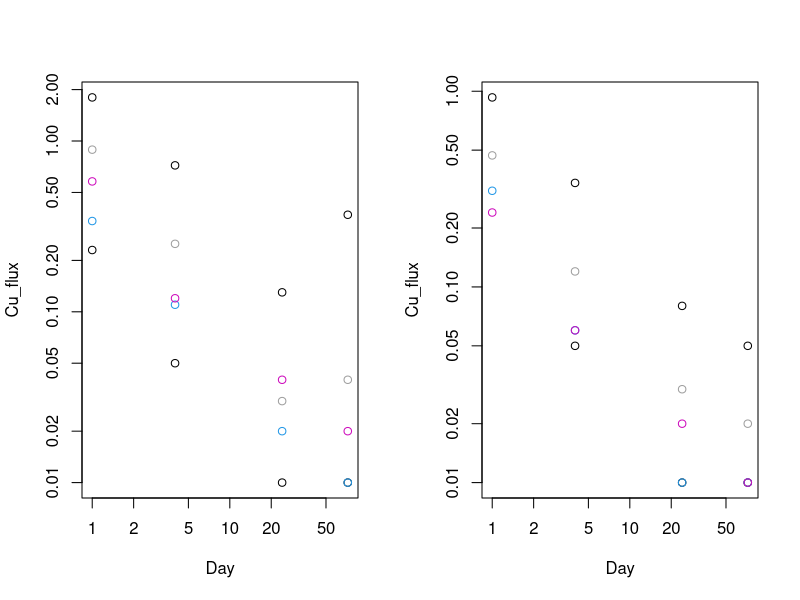
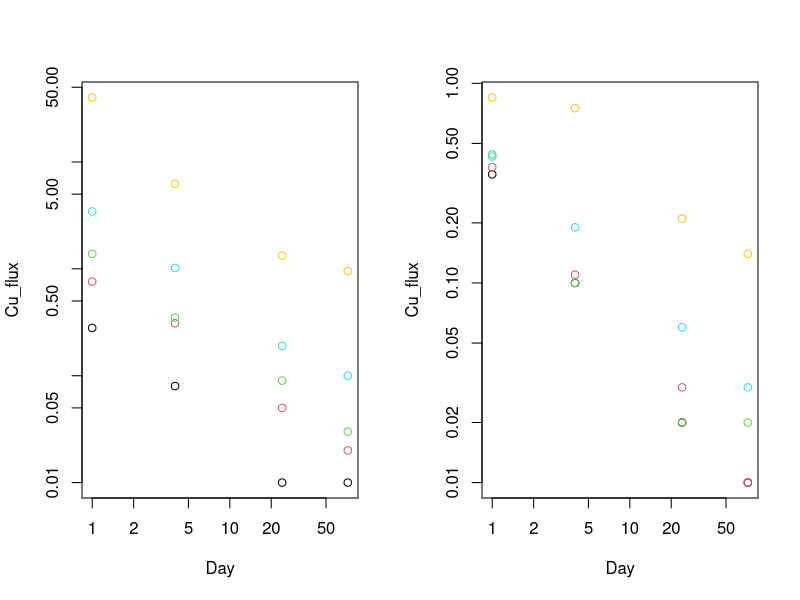
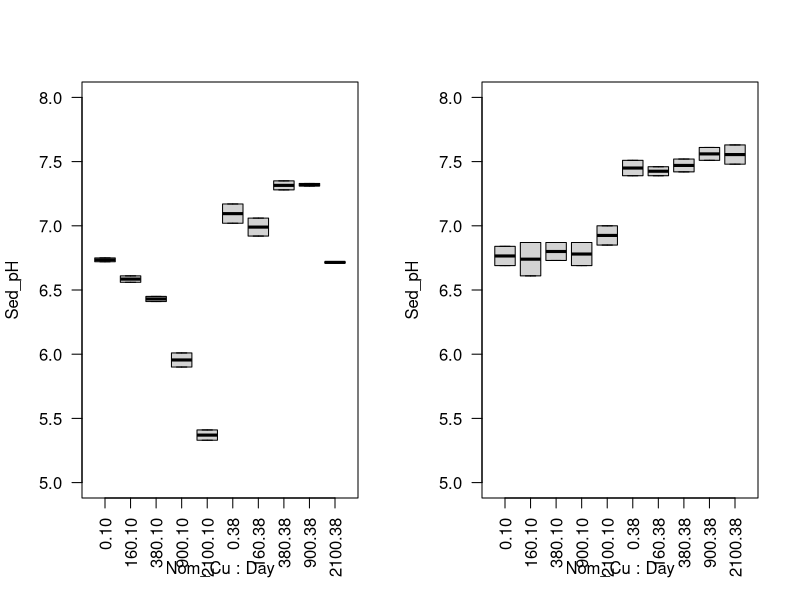
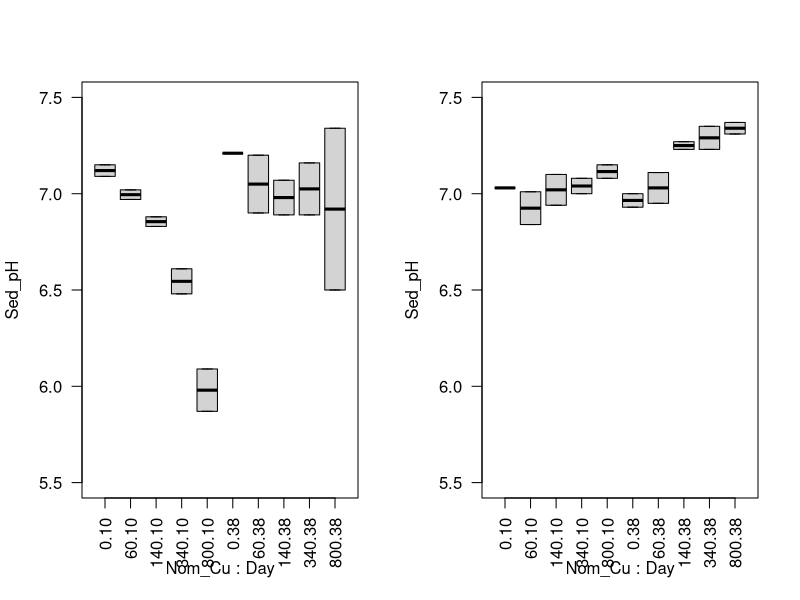
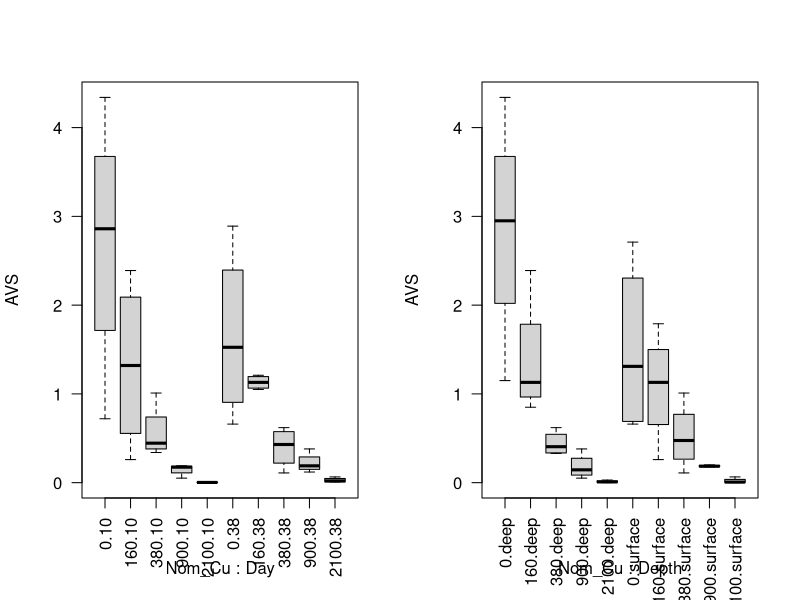
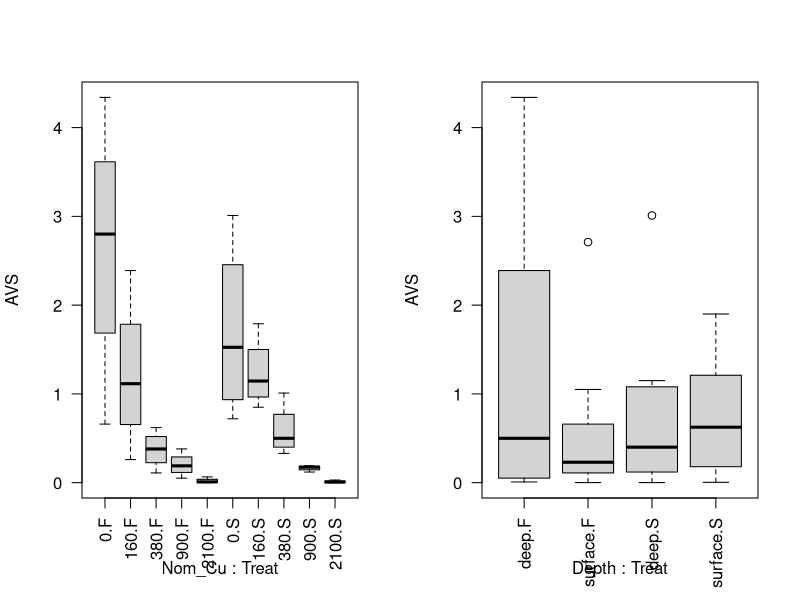
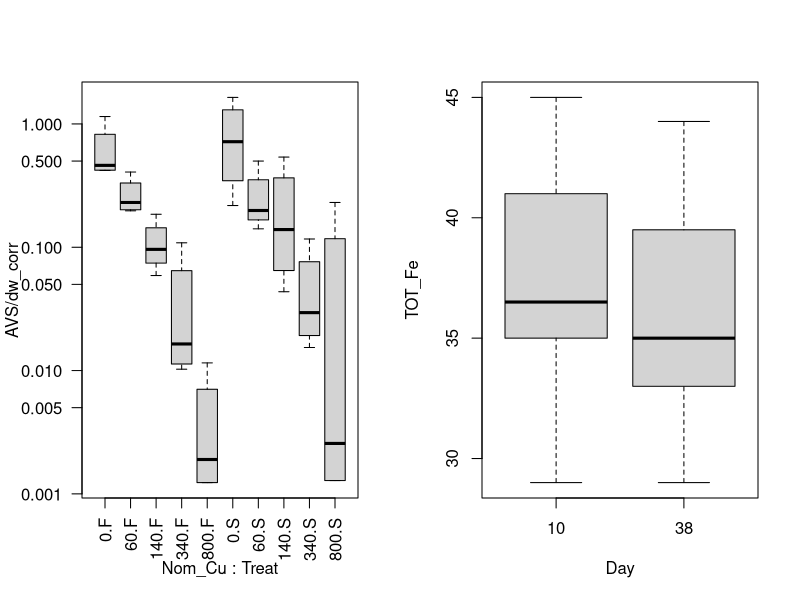
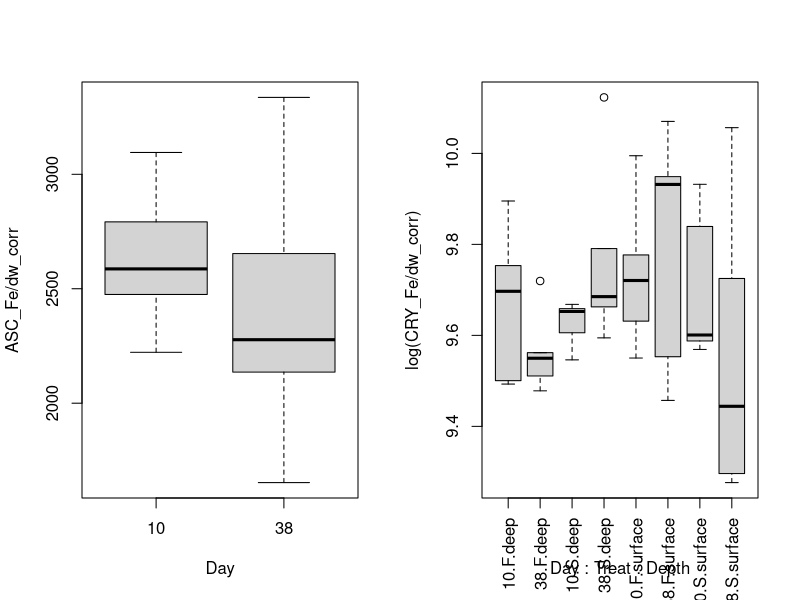

These charts were generated, in order, by the following R code:
## ---- chunk 1
#Flux to surface water
H2OCu <- read.csv(file="Cu_water.csv")
H2OCu$Nom_Cu = factor(H2OCu$Nom_Cu)
summary(H2OCu)
H2O_Ocoee <- subset(H2OCu,Sediment=="Ocoee")
H2O_OcoeeS <- subset(H2O_Ocoee,Treat=="S")
H2O_OcoeeF <- subset(H2O_Ocoee,Treat=="F")
H2O_Dow <- subset(H2OCu,Sediment=="Dow")
H2O_Dow.no0 <- subset(H2O_Dow,Nom_Cu!="0")
H2O_DowS <- subset(H2O_Dow,Treat=="S")
H2O_DowF <- subset(H2O_Dow,Treat=="F")

#Sediment chemistry
Cuchem <- read.csv(file="Cu_sedchem.csv")
Cuchem$Day <- factor(Cuchem$Day)
Cuchem$CRY_Cu <- Cuchem$DITH_Cu - Cuchem$ASC_Cu
Cuchem$CRY_Fe <- Cuchem$DITH_Fe - Cuchem$ASC_Fe
summary(Cuchem)
Ocoee <- subset(Cuchem,Sediment=="Ocoee")
Ocoee$Treat <- Ocoee$Treat[,drop=T]
Ocoee.no0 <- subset(Ocoee,Nom_Cu>0)
OcoeeF <- subset(Ocoee,Treat=="F")
OcoeeS <- subset(Ocoee,Treat=="S")
Dow <- subset(Cuchem,Sediment=="Dow")
Dow$Treat <- Dow$Treat[,drop=T]
Dow.no0 <- subset(Dow,Nom_Cu>0)
DowF <- subset(Dow,Treat=="F")
DowS <- subset(Dow,Treat=="S")
## ---- chunk 2
OFlux <- lm(log(Cu_flux)~(Mean_TOT_Cu)*Treat*log(Day),data=H2O_Ocoee)
shapiro.test(resid(OFlux)) #OK
summary.aov(OFlux)
par(mfrow=c(1,2))
plot(Cu_flux~Day,data=H2O_OcoeeS,log="xy",col=as.numeric(Nom_Cu))
plot(Cu_flux~Day,data=H2O_OcoeeF,log="xy",col=as.numeric(Nom_Cu))
summary(lm(log(Cu_flux)~(Mean_TOT_Cu)+Treat+log(Day),data=H2O_Ocoee))
  exp(0.435) #S fluxes were 1.5x F fluxes

DFlux <- lm(log(Cu_flux)~(Mean_TOT_Cu)*log(Day)*Treat,data=H2O_Dow.no0)
shapiro.test(resid(DFlux)) #OK (had to remove ref for normality)
summary.aov(DFlux)
par(mfrow=c(1,2))
plot(Cu_flux~Day,data=H2O_DowS,log="xy",col=as.numeric(Nom_Cu))
plot(Cu_flux~Day,data=H2O_DowF,log="xy",col=as.numeric(Nom_Cu))
summary(lm(log(Cu_flux)~(Mean_TOT_Cu)*Treat*log(Day),data=H2O_Dow))
## ---- chunk 3
OpH <- lm(Sed_pH~log(Mean_TOT_Cu)*Day*Treat*Depth,data=Ocoee)
shapiro.test(resid(OpH)) #OK, p = 0.05
summary.aov(OpH)
par(mfrow=c(1,2))
boxplot(Sed_pH~Nom_Cu*Day,data=OcoeeS,las=2,ylim=c(5,8))
boxplot(Sed_pH~Nom_Cu*Day,data=OcoeeF,las=2,ylim=c(5,8))

DpH <- lm(Sed_pH~log(Mean_TOT_Cu)*Day*Treat*Depth,data=Dow)
shapiro.test(resid(DpH)) #OK
summary.aov(DpH)
par(mfrow=c(1,2))
boxplot(Sed_pH~Nom_Cu*Day,data=DowS,las=2,ylim=c(5.5,7.5))
boxplot(Sed_pH~Nom_Cu*Day,data=DowF,las=2,ylim=c(5.5,7.5))
## ---- chunk 4
OAVS <- lm(AVS/dw_corr~log(Mean_TOT_Cu)*Day*Depth*Treat,data=Ocoee)
shapiro.test(resid(OAVS)) #OK
summary.aov(OAVS)
boxplot(AVS~Nom_Cu*Day,data=Ocoee,las=2)
boxplot(AVS~Nom_Cu*Depth,data=Ocoee,las=2)
boxplot(AVS~Nom_Cu*Treat,data=Ocoee,las=2)
boxplot(AVS~Depth*Treat,data=Ocoee,las=2)

DAVS <- lm(log(AVS/dw_corr)~log(Mean_TOT_Cu)*Day*Depth*Treat,data=Dow)
shapiro.test(resid(DAVS))
summary.aov(DAVS)
boxplot(AVS/dw_corr~Nom_Cu*Treat,data=Dow,las=2,log="y")
## ---- chunk 5
OTFe <- lm(TOT_Fe~Day*Treat,data=Ocoee)
shapiro.test(resid(OTFe))
summary.aov(OTFe)
boxplot(TOT_Fe~Day,data=Ocoee)
tapply(Ocoee$TOT_Fe,Ocoee$Day,mean,na.rm=T)

DTFe <- lm(log(TOT_Fe)~Day*Treat,data=Dow)
shapiro.test(resid(DTFe))
summary.aov(DTFe)
## ---- chunk 6
OAFe <- lm(ASC_Fe/dw_corr~Day*Treat*Depth,data=Ocoee)
shapiro.test(resid(OAFe))
summary.aov(OAFe)
boxplot(ASC_Fe/dw_corr~Day,data=Ocoee)
tapply(Ocoee$ASC_Fe/Ocoee$dw_corr,Ocoee$Day,mean,na.rm=T)/(tapply(Ocoee$TOT_Fe,Ocoee$Day,mean,na.rm=T)*1000)*100

DAFe <- lm(log(ASC_Fe/dw_corr)~Day*Depth*Treat,data=Dow)
shapiro.test(resid(DAFe))
summary.aov(DAFe)
tapply(Dow$ASC_Fe/Dow$dw_corr,Dow$Treat,mean,na.rm=T)/(tapply(Dow$TOT_Fe,Dow$Treat,mean,na.rm=T)*1000)*100
## ---- chunk 7
OCFe <- lm(log(CRY_Fe/dw_corr)~Day*Treat*Depth,data=Ocoee)
shapiro.test(resid(OCFe))
summary.aov(OCFe)
boxplot(log(CRY_Fe/dw_corr)~Day*Treat*Depth,data=Ocoee,las=3)
tapply(Ocoee$CRY_Fe/Ocoee$dw_corr,Ocoee$Day,mean,na.rm=T)/(tapply(Ocoee$TOT_Fe,Ocoee$Day,mean,na.rm=T)*1000)*100

DCFe <- lm(log(CRY_Fe/dw_corr)~Day*Treat*Depth,data=Dow)
shapiro.test(resid(DCFe))
summary.aov(DCFe)
boxplot(log(CRY_Fe/dw_corr)~Depth*Day,data=Dow,las=3)
summary(lm(log(CRY_Fe/dw_corr)~Day*Depth,data=Dow))
  1/exp(0.17) #Decline is 15%
tapply(Dow$CRY_Fe/Dow$dw_corr,Dow$Treat,mean,na.rm=T)/(tapply(Dow$TOT_Fe,Dow$Treat,mean,na.rm=T)*1000)*100
## ---- chunk 8
OMn <- lm(log(TOT_Mn)~Day*Treat,data=Ocoee)
shapiro.test(resid(OMn)) #OK
summary.aov(OMn)
boxplot(TOT_Mn~Day*Treat,data=Ocoee)

DMn <- lm(log(TOT_Mn)~Day*Treat,data=Dow)
shapiro.test(resid(DMn)) #OK
summary.aov(DMn)
summary(lm(log(TOT_Mn)~Day,data=Dow))
  1/exp(0.115) #11% decline through time
boxplot(TOT_Mn~Day*Treat,data=Dow,log="y")
## ---- chunk 9
OMnOx <- lm(log(DITH_Mn/dw_corr)~Day*Treat*Depth,data=Ocoee)
shapiro.test(resid(OMnOx))
summary.aov(OMnOx)
boxplot(log(DITH_Mn/dw_corr)~Day*Treat,data=Ocoee)
summary(lm(log(DITH_Mn/dw_corr)~Day+Treat,data=Ocoee))
  1/exp(0.119) #11% decline through time
  1/exp(0.143) #14% less Mn oxide in spiked
tapply(Ocoee$DITH_Mn/Ocoee$dw_corr,list(Ocoee$Treat,Ocoee$Day),mean,na.rm=T)/tapply(Ocoee$TOT_Mn,list(Ocoee$Treat,Ocoee$Day),mean,na.rm=T)*100

DMnOx <- lm(log(DITH_Mn/dw_corr)~Day*Treat*Depth,data=Dow)
shapiro.test(resid(DMnOx)) #OK p = 0.03
summary.aov(DMnOx)
boxplot(log(DITH_Mn/dw_corr)~Day*Treat,data=Dow)
summary(lm(log(DITH_Mn/dw_corr)~Day,data=Dow))
  1/exp(0.078) #7% decline through time
tapply(Dow$DITH_Mn/Dow$dw_corr,list(Dow$Treat,Dow$Day),mean,na.rm=T)/tapply(Dow$TOT_Mn,list(Dow$Treat,Dow$Day),mean,na.rm=T)*100
## ---- chunk 10
OTCu <- lm(log(TOT_Cu)~Day*Treat*Depth+as.factor(Nom_Cu),data=Ocoee)
shapiro.test(resid(OTCu)) #OK
summary.aov(OTCu)
boxplot(log(TOT_Cu)~Depth*Day*Nom_Cu,data=Ocoee,las=3)
summary(OTCu)
  #exp(2.93)/exp(3.17) = 0.79% less in surface
  #Use surface conc to be conservative
tapply(Ocoee$TOT_Cu,list(Ocoee$Nom_Cu,Ocoee$Treat,Ocoee$Depth),mean,na.rm=T)
OTCumin <- lm(log(TOT_Cu)~Day*Treat+as.factor(Nom_Cu),data=Ocoee)
shapiro.test(resid(OTCumin))
summary.aov(OTCumin)

DTCu <- lm(log(TOT_Cu)~Day*Treat*Depth+as.factor(Nom_Cu),data=Dow)
shapiro.test(resid(DTCu)) #OK
summary.aov(DTCu)
boxplot(log(TOT_Cu)~Depth*Nom_Cu,data=Dow,las=3)
  #Surface are all lower than deep (except ref)
tapply(Dow$TOT_Cu,list(Dow$Nom_Cu,Dow$Treat,Dow$Depth),mean,na.rm=T)
## ---- chunk 11
OPCu <- lm(log(Pore_Cu)~log(Mean_TOT_Cu)*Day*Treat,data=Ocoee.no0)
shapiro.test(resid(OPCu)) #OK
summary.aov(OPCu)
boxplot(log(Pore_Cu)~Day*Treat,data=Ocoee,las=3)
plot(Pore_Cu~Mean_TOT_Cu,data=Ocoee,log="xy",col=as.numeric(Treat),pch=as.numeric(Day))

  
DPCu <- lm(log(Pore_Cu)~log(Mean_TOT_Cu)*Day*Treat,data=Dow)
shapiro.test(resid(DPCu)) #OK
summary.aov(DPCu)
boxplot(log(Pore_Cu)~Day*Treat,data=Dow,las=3)
plot(Pore_Cu~Mean_TOT_Cu,data=Dow,col=as.numeric(Treat),pch=as.numeric(Day),log="xy")
## ---- chunk 12
Ocoee.no0$KD <- log10(Ocoee.no0$Mean_TOT_Cu/(Ocoee.no0$Pore_Cu/1000))
boxplot(KD~Treat*Day,data=Ocoee.no0)

OKD <- aov(KD~Treat*Day,data=Ocoee.no0)
summary(OKD)
sd(Ocoee.no0$KD,na.rm=T)
plot(log10(Pore_Cu/1000)~log10(Mean_TOT_Cu),data=Ocoee.no0)
abline(-5.2,1)
#No difference in KD across treatments or time for Ocoee. Mean KD is 5.16 ± 0.42

Dow.no0$KD <- log10(Dow.no0$Mean_TOT_Cu/(Dow.no0$Pore_Cu/1000))
boxplot(KD~Treat*Day,data=Dow.no0)

DKD <- aov(KD~Treat*Day,data=Dow.no0)
summary(DKD)
with(Dow.no0,tapply(KD,Treat,mean,na.rm=T))
#Marginal difference in KD between freshly spiked and aged Dow sediment (0.07). No difference through time (0.11). Aged KD 4.35 ± 0.64 and spiked KD 3.62 ± 0.84

plot(log10(Pore_Cu/1000)~log10(Mean_TOT_Cu),data=Dow.no0,col=as.numeric(Treat))
abline(-4.35,1)
abline(-3.62,1,col="red")
## ---- chunk 13
OSCu <- lm(log(SEM_Cu/dw_corr)~log(Mean_TOT_Cu)*Day*Treat*Depth,data=Ocoee)
shapiro.test(resid(OSCu)) #OK 0.02
summary.aov(OSCu)
plot(SEM_Cu/dw_corr~Mean_TOT_Cu,data=Ocoee,log="xy",col=as.numeric(Treat),pch=as.numeric(Day))
abline(0,1)

DSCu <- lm(log(SEM_Cu/dw_corr)~log(Mean_TOT_Cu)*Day*Treat*Depth,data=Dow.no0)
shapiro.test(resid(DSCu)) #OK
summary.aov(DSCu)
summary(DSCu)
plot(SEM_Cu/dw_corr~Mean_TOT_Cu,data=Dow.no0,log="xy",col=as.numeric(Treat))
## ---- chunk 14
OACu <- lm(log(ASC_Cu/dw_corr)~log(Mean_TOT_Cu)*Day*Treat*Depth,data=Ocoee)
shapiro.test(resid(OACu)) #OK
summary.aov(OACu)
summary(lm(log(ASC_Cu/dw_corr)~log(Mean_TOT_Cu)+Treat,data=Ocoee))
  exp(0.468)  #Ocoee S is 1.6x (Ocoee F is 63%) higher than F 
plot(ASC_Cu/dw_corr~Mean_TOT_Cu,data=Ocoee,log="xy",col=as.numeric(Treat),pch=as.numeric(Day))
  tapply(Ocoee$ASC_Cu/Ocoee$dw_corr,list(Ocoee$Treat,Ocoee$Nom_Cu),mean)/tapply(Ocoee$Mean_TOT_Cu,list(Ocoee$Treat,Ocoee$Nom_Cu),mean)*100
  #ASC/TOTAL F = 0.06-0.1%; S = 0.1-0.2%
with(Ocoee,tapply(ASC_Cu/dw_corr,list(Treat,Nom_Cu),mean))

DACu <- lm(log(ASC_Cu/dw_corr)~log(Mean_TOT_Cu)*Day*Treat*Depth,data=Dow)
shapiro.test(resid(DACu)) #OK
summary.aov(DACu)
summary(lm(log(ASC_Cu/dw_corr)~log(Mean_TOT_Cu)+Day+Treat,data=Dow))
plot(ASC_Cu/dw_corr~Mean_TOT_Cu,data=Dow,log="xy",col=as.numeric(Treat),pch=as.numeric(Day))
  1/exp(0.547)  #Dow d38 is 58% of d10 
  1/exp(0.838)  #Dow F is 43% of S 
  tapply(Dow$ASC_Cu/Dow$dw_corr,list(Dow$Treat,Dow$Nom_Cu),mean)/tapply(Dow$Mean_TOT_Cu,list(Dow$Treat,Dow$Nom_Cu),mean)*100
  #ASC/TOTAL F = 0.04-0.7%; S = 0.7-1.9%
  #ASC/TOTAL d10 = 0.8-1.4%; d38 = 0.5-1.2%
## ---- chunk 15
OCCu <- lm(log(CRY_Cu/dw_corr)~log(Mean_TOT_Cu)*Day*Treat*Depth,data=Ocoee)
shapiro.test(resid(OCCu)) #OK
summary.aov(OCCu)
boxplot(log(CRY_Cu/dw_corr)~Depth*Day*Treat,data=Ocoee,las=3)
TukeyHSD(aov(log(CRY_Cu/dw_corr)~log(Mean_TOT_Cu)*Day*Treat*Depth,data=Ocoee),which="Day:Treat:Depth")
  tapply(Ocoee$CRY_Cu/Ocoee$dw_corr,list(Ocoee$Treat,Ocoee$Nom_Cu),mean)/tapply(Ocoee$Mean_TOT_Cu,list(Ocoee$Treat,Ocoee$Nom_Cu),mean)*100
  #CRY/TOTAL F = 0.8-1.4%; S = 1.2-2.4%

DCCu <- lm(log(CRY_Cu/dw_corr)~log(Mean_TOT_Cu)*Day*Treat*Depth,data=Dow)
shapiro.test(resid(DCCu)) #OK
summary.aov(DCCu)
boxplot(log(CRY_Cu/dw_corr)~Depth*Day*Treat,data=Dow,las=3)
boxplot(log(CRY_Cu/dw_corr)~Treat,data=Dow,las=3)
TukeyHSD(aov(log(CRY_Cu/dw_corr)~log(Mean_TOT_Cu)*Day*Depth*Treat,data=Dow))
  tapply(Dow$CRY_Cu/Dow$dw_corr,Dow$Nom_Cu,mean)/tapply(Dow$Mean_TOT_Cu,Dow$Nom_Cu,mean)*100
  #CRY/TOTAL = 3-11%
## ---- chunk 16
#Flux to surface water
H2ONi <- read.csv(file="Ni_water.csv")
H2ONi$Nom_Ni = factor(H2ONi$Nom_Ni)
H2O_Burn <- subset(H2ONi,Sediment=="Burn")
H2O_Burn$Nom_Ni <- H2O_Burn$Nom_Ni[,drop=T]
H2O_Burn.no0 <- subset(H2O_Burn,Nom_Ni!="0")
H2O_BurnS <- subset(H2O_Burn,Treat=="S")
H2O_BurnF <- subset(H2O_Burn,Treat=="F")
H2O_Raisin <- subset(H2ONi,Sediment=="Raisin")
H2O_Raisin.no0 <- subset(H2O_Raisin,Nom_Ni!="0")
H2O_Raisin$Nom_Ni <- H2O_Raisin$Nom_Ni[,drop=T]
H2O_RaisinS <- subset(H2O_Raisin,Treat=="S")
H2O_RaisinF <- subset(H2O_Raisin,Treat=="F")

#Sediment chemistry
Nichem = read.csv(file="Ni_sedchem.csv")
Nichem$Day = factor(Nichem$Day)
Nichem$CRY_Ni = Nichem$DITH_Ni-Nichem$ASC_Ni
Nichem$CRY_Fe = Nichem$DITH_Fe-Nichem$ASC_Fe
Nichem$CRY_Ni2 = Nichem$CRY_Ni
Nichem$CRY_Ni2[Nichem$CRY_Ni2 <= 0] = NA
Burn = subset(Nichem,Nichem$Sediment=="Burn")
Burn$Day = as.factor(Burn$Day)
Burn$Treat = Burn$Treat[,drop=T]
BurnF = subset(Burn,Burn$Treat=="F")
BurnS = subset(Burn,Burn$Treat=="S")
Burn.no0 = subset(Burn,Burn$Nom_Ni!="0")
Raisin = subset(Nichem,Nichem$Sediment=="Raisin")
Raisin$Day = as.factor(Raisin$Day)
Raisin$Treat = Raisin$Treat[,drop=T]
RaisinF = subset(Raisin,Raisin$Treat=="F")
RaisinS = subset(Raisin,Raisin$Treat=="S")
Raisin.no0 = subset(Raisin,Raisin$Nom_Ni!="0")
## ---- chunk 17
RFlux <- lm(log(Ni_flux)~log(Mean_TOT_Ni)*Treat*log(Day),data=H2O_Raisin.no0)
shapiro.test(resid(RFlux)) #OK
summary.aov(RFlux)
par(mfrow=c(1,2))
plot(Ni_flux~Day,data=H2O_RaisinS,log="xy",col=c("black","blue","goldenrod","orangered","firebrick")[Nom_Ni])
plot(Ni_flux~Day,data=H2O_RaisinF,log="xy",col=c("black","blue","goldenrod","orangered","firebrick")[Nom_Ni])
summary(lm(log(Ni_flux)~log(Mean_TOT_Ni)+log(Day),data=H2O_Raisin.no0))
1/exp(abs(log(35)*-0.1824)) #% of flux by day 35

BFlux <- lm(log(Ni_flux)~log(Mean_TOT_Ni)*log(Day)*Treat,data=H2O_Burn)
shapiro.test(resid(BFlux)) #OK
summary.aov(BFlux)
par(mfrow=c(1,2))
plot(Ni_flux~Day,data=H2O_BurnS,log="xy",col=c("black","blue","goldenrod","orangered","firebrick")[Nom_Ni])
plot(Ni_flux~Day,data=H2O_BurnF,log="xy",col=c("black","blue","goldenrod","orangered","firebrick")[Nom_Ni])
## ---- chunk 18
RmodpH <- aov(Sed_pH~Mean_TOT_Ni*Day*Depth*Treat,data=Raisin)
shapiro.test(resid(RmodpH)) #OK p = 0.02
summary(RmodpH)
summary(lm(Sed_pH~Mean_TOT_Ni*Day+Treat+Depth+Mean_TOT_Ni:Treat,data=Raisin))
plot(Sed_pH~Mean_TOT_Ni,data=Raisin,col=c("blue","red")[Treat],pch=c(1,17)[Day])
boxplot(Sed_pH~Depth,data=Raisin)

BmodpH <- aov(Sed_pH~Mean_TOT_Ni*Day*Depth*Treat,data=Burn)
shapiro.test(resid(BmodpH)) #OK
summary(BmodpH)
summary(lm(Sed_pH~Mean_TOT_Ni*Treat+Day+Depth,data=Burn))
boxplot(Sed_pH~Day*Depth,data=Burn)
plot(Sed_pH~Mean_TOT_Ni,data=Burn,col=c("blue","red")[Treat])
## ---- chunk 19
RmodAVS <- aov(log(AVS/dw_corr)~log(Mean_TOT_Ni)*Day*Depth*Treat,data=Raisin)
shapiro.test(resid(RmodAVS)) #OK
summary(RmodAVS)
plot(AVS~Mean_TOT_Ni,data=Raisin,log="xy",col=c("blue","red")[Treat])
summary(lm(log(AVS/dw_corr)~log(Mean_TOT_Ni)+Treat,data=Raisin))
1/exp(0.235)
## ---- chunk 20
RmodFe = aov(TOT_Fe~Day*Depth*Treat,data=Raisin)
shapiro.test(resid(RmodFe))
summary(RmodFe)
boxplot(TOT_Fe~Day*Depth,data=Raisin,las=3)
boxplot(TOT_Fe~Treat,data=Raisin)
with(Raisin,tapply(TOT_Fe,list(Day,Depth),mean))
with(Raisin,tapply(TOT_Fe,Treat,mean))

BmodFe = aov(TOT_Fe~Day*Depth*Treat,data=Burn)
shapiro.test(resid(BmodFe)) #OK
summary(BmodFe)
boxplot(TOT_Fe~Treat*Day*Depth,data=Burn,las=2)
TukeyHSD(BmodFe,which="Day:Depth:Treat")
## ---- chunk 21
RmodAFe <- aov(ASC_Fe/dw_corr~Day*Depth*Treat,data=Raisin)
shapiro.test(resid(RmodAFe)) #OK
summary(RmodAFe)
with(Raisin,tapply(ASC_Fe/dw_corr,Nom_Ni,mean))/(with(Raisin,tapply(TOT_Fe,Nom_Ni,mean))*1000)
sd(with(Raisin,ASC_Fe/dw_corr/(TOT_Fe*1000)))

BmodAFe <- aov(ASC_Fe/dw_corr~Day*Depth*Treat,data=Burn)
shapiro.test(resid(BmodAFe)) #OK
summary(BmodAFe)
with(Burn,tapply(ASC_Fe/dw_corr,Nom_Ni,mean))/(with(Burn,tapply(TOT_Fe,Nom_Ni,mean,na.rm=T))*1000)
sd(with(Burn,ASC_Fe/dw_corr/(TOT_Fe*1000)),na.rm=T)
## ---- chunk 22
RmodCFe <- aov(CRY_Fe/dw_corr~Day*Depth*Treat,data=Raisin)
shapiro.test(resid(RmodCFe)) #OK
summary(RmodCFe)
boxplot(CRY_Fe/dw_corr~Day*Depth*Treat,data=Raisin,las=2)
TukeyHSD(RmodCFe,which="Day:Depth:Treat")
with(Raisin,tapply(CRY_Fe/dw_corr,Nom_Ni,mean,na.rm=T))/(with(Raisin,tapply(TOT_Fe,Nom_Ni,mean))*1000)
sd(with(Raisin,CRY_Fe/dw_corr/(TOT_Fe*1000)),na.rm=T)

BmodCFe <- aov(CRY_Fe/dw_corr~Day*Depth*Treat,data=Burn)
shapiro.test(resid(BmodCFe)) #OK
summary(BmodCFe)
boxplot(CRY_Fe/dw_corr~Day*Treat,data=Burn)
with(Burn,tapply(CRY_Fe/dw_corr,list(Day,Treat),mean))/(with(Burn,tapply(TOT_Fe,list(Day,Treat),mean,na.rm=T))*1000)
sd(with(Burn,CRY_Fe/dw_corr/(TOT_Fe*1000)),na.rm=T)
## ---- chunk 23
RmodMn <- aov(TOT_Mn~Day*Depth*Treat,data=Raisin)
shapiro.test(resid(RmodMn)) #OK
summary(RmodMn)
boxplot(TOT_Mn~Day*Treat,data=Raisin,las=2)
sd(Raisin$TOT_Mn)

BmodMn <- aov(TOT_Mn~Day*Depth*Treat,data=Burn)
shapiro.test(resid(BmodMn)) #OK
summary(BmodMn)
boxplot(TOT_Mn~Day*Depth,data=Burn,las=2)
TukeyHSD(BmodMn,which="Day:Depth")
sd(Burn$TOT_Mn)
## ---- chunk 24
RmodMnO <- aov(DITH_Mn/dw_corr~Day*Depth*Treat,data=Raisin)
shapiro.test(resid(RmodMnO)) #OK
summary(RmodMnO)
boxplot(DITH_Mn/dw_corr~Day*Depth*Treat,data=Raisin,las=2)
TukeyHSD(RmodMnO)
with(Raisin,tapply(DITH_Mn/dw_corr,list(Treat,Depth),mean))/with(Raisin,tapply(TOT_Mn,list(Treat,Depth),mean,na.rm=T))
sd(Raisin$DITH_Mn/Raisin$dw_corr/Raisin$TOT_Mn)

BmodMnO <- aov(DITH_Mn/dw_corr~Day*Depth*Treat,data=Burn)
shapiro.test(resid(BmodMnO)) #OK
summary(BmodMnO)
with(Burn,tapply(DITH_Mn/dw_corr,list(Treat,Depth),mean))/with(Burn,tapply(TOT_Mn,list(Treat,Depth),mean,na.rm=T))
sd(Burn$DITH_Mn/Burn$dw_corr/Burn$TOT_Mn)
## ---- chunk 25
RmodTN = aov(log(TOT_Ni)~Day*Treat*Depth+log(Nom_Ni+1),data=Raisin)
summary(RmodTN)
shapiro.test(resid(RmodTN))

BmodTN = aov(log(TOT_Ni)~Day*Treat*Depth+log(Nom_Ni+1),data=Burn.no0)
summary(BmodTN)
shapiro.test(resid(BmodTN)) 
boxplot(TOT_Ni~Treat*factor(Nom_Ni),data=Burn.no0,log="y")
with(BurnS,tapply(TOT_Ni,Nom_Ni,mean))/with(BurnF,tapply(TOT_Ni,Nom_Ni,mean))
## ---- chunk 26
RmodPN = aov(log(Pore_Ni)~log(Mean_TOT_Ni)*Day*Treat,data=Raisin.no0)
shapiro.test(resid(RmodPN)) #OK
summary(RmodPN)
summary(lm(log(Pore_Ni)~log(Mean_TOT_Ni)+Day,data=Raisin.no0))
plot(Pore_Ni~Mean_TOT_Ni,data=Raisin,log="xy",col=c("blue","red")[Day])
#d10 = blue, d38 = red
exp(-1.365-9.095+log(100)*2.16)/exp(-9.095+log(100)*2.16)
exp(-1.365) #25% lost
log10(with(Raisin.no0,tapply(Mean_TOT_Ni,list(Treat,Day,Nom_Ni),mean,na.rm=T))/with(Raisin.no0,tapply(Pore_Ni,list(Treat,Day,Nom_Ni),mean,na.rm=T))*1000)
mean(log10(with(Raisin.no0[Raisin.no0$Day=="35",],Mean_TOT_Ni/Pore_Ni*1000)),na.rm=T)


BmodPN = aov(log(Pore_Ni)~log(Mean_TOT_Ni)*Day*Treat,data=Burn)
shapiro.test(resid(BmodPN))
summary(BmodPN)
plot(Pore_Ni~Mean_TOT_Ni,data=Burn,log="xy",col=c("blue","red")[Treat])
summary(lm(log(Pore_Ni)~log(Mean_TOT_Ni)+Day*Treat,data=Burn))
TukeyHSD(BmodPN,which="Day:Treat")
log10(with(Burn,tapply(Mean_TOT_Ni,list(Treat,Day),mean,na.rm=T))/with(Burn,tapply(Pore_Ni,list(Treat,Day),mean,na.rm=T))*1000)
mean(log10(with(BurnS[BurnS$Day=="7",],Mean_TOT_Ni/Pore_Ni*1000)),na.rm=T)
## ---- chunk 27
Burn.no0$KD <- log10(Burn.no0$Mean_TOT_Ni/(Burn.no0$Pore_Ni/1000))
boxplot(KD~Treat*Day,data=Burn.no0)

BKDmod <- aov(KD~Treat*Day,data=Burn.no0)
summary(BKDmod)
with(Burn.no0,tapply(KD,list(Treat,Day),mean,na.rm=T))
plot(log10(Pore_Cu/1000)~log10(Mean_TOT_Cu),data=Ocoee.no0)
abline(-5.2,1)
#No difference in KD across treatments or time for Ocoee. Mean KD is 5.16 ± 0.42

Raisin.no0$KD <- log10(Raisin.no0$Mean_TOT_Ni/(Raisin.no0$Pore_Ni/1000))
boxplot(KD~Treat*Day,data=Raisin.no0)

RKDmod <- aov(KD~Treat*Day,data=Raisin.no0)
summary(RKDmod)
sd(Raisin.no0$KD,na.rm=T)
#No difference in KD across treatments or time. Mean KD is 3.93 ± 0.71

plot(log10(Pore_Cu/1000)~log10(Mean_TOT_Cu),data=Dow.no0,col=as.numeric(Treat))
abline(-4.35,1)
abline(-3.62,1,col="red")
## ---- chunk 28
RmodSN = aov(log(SEM_Ni/dw_corr)~log(Mean_TOT_Ni)*Day*Treat*Depth,data=Raisin.no0)
shapiro.test(resid(RmodSN)) #Not so good p = 0.007), no apparent reason 
summary(RmodSN)
plot(SEM_Ni/dw_corr~Mean_TOT_Ni,data=Raisin.no0,log="xy",col=c("blue","red")[Treat])
with(Raisin,tapply(SEM_Ni/dw_corr,list(Treat,Nom_Ni),mean,na.rm=T))/with(Raisin,tapply(Mean_TOT_Ni,list(Treat,Nom_Ni),mean,na.rm=T))

BmodSN = aov(log(SEM_Ni/dw_corr)~log(Mean_TOT_Ni)*Day*Treat*Depth,data=Burn.no0)
shapiro.test(resid(BmodSN)) #OK p = 0.08
summary(BmodSN)
plot(SEM_Ni/dw_corr~Mean_TOT_Ni,data=Burn,log="xy",col=c("blue","red")[Treat])
summary(lm(log(SEM_Ni/dw_corr)~log(Mean_TOT_Ni)+Day+Treat+Depth+Day:Treat,data=Burn.no0))
boxplot(SEM_Ni/dw_corr~Treat*Day,data=Burn.no0,log="y")
TukeyHSD(BmodSN,which=("Day:Treat"))
with(Burn,tapply(SEM_Ni/dw_corr,list(Depth,Day,Treat,Nom_Ni),mean,na.rm=T))/with(Burn,tapply(Mean_TOT_Ni,list(Depth,Day,Treat,Nom_Ni),mean,na.rm=T))
## ---- chunk 29
RmodAN = aov(log(ASC_Ni/dw_corr)~log(Mean_TOT_Ni)*Day*Treat*Depth,data=Raisin)
shapiro.test(resid(RmodAN)) #OK 0.05
summary(RmodAN)
plot(ASC_Ni/dw_corr~Mean_TOT_Ni,data=Raisin,log="xy",col=c("blue","red")[Day])
with(Raisin,tapply(ASC_Ni/dw_corr,Nom_Ni,mean,na.rm=T))/with(Raisin,tapply(Mean_TOT_Ni,Nom_Ni,mean,na.rm=T))

BmodAN = aov(log(ASC_Ni/dw_corr)~log(Mean_TOT_Ni)*Day*Treat*Depth,data=Burn.no0)
shapiro.test(resid(BmodAN)) #OK
summary(BmodAN)
plot(ASC_Ni/dw_corr~Mean_TOT_Ni,data=Burn.no0,log="xy",col=c("blue","red")[Treat],pch=c(1,19)[Day]) #Ref looks odd, so removed
summary(lm(log(ASC_Ni/dw_corr)~log(Mean_TOT_Ni)*Day+Treat+Day:Treat,data=Burn.no0))
TukeyHSD(BmodAN,which="Day:Treat")
with(Burn,tapply(ASC_Ni/dw_corr,list(Nom_Ni,Day,Treat),mean,na.rm=T))/with(Burn,tapply(Mean_TOT_Ni,list(Nom_Ni,Day,Treat),mean,na.rm=T))
## ---- chunk 30
RmodCN = aov(log(CRY_Ni2/dw_corr)~log(Mean_TOT_Ni)*Day*Depth*Treat,data=Raisin.no0)
shapiro.test(resid(RmodCN)) #OK p = 0.013
summary(RmodCN)
plot(CRY_Ni2~Mean_TOT_Ni,data=Raisin,log="xy",col=c("blue","red")[Depth])
boxplot(CRY_Ni2/dw_corr~Depth,data=Raisin.no0,log="y")
summary(lm(log(CRY_Ni2/dw_corr)~log(Mean_TOT_Ni)+Depth,data=Raisin.no0))
1/exp(0.767) #Deep = 46% of surface
with(Raisin,tapply(CRY_Ni2/dw_corr,list(Nom_Ni,Depth),mean,na.rm=T))/with(Raisin,tapply(Mean_TOT_Ni,list(Nom_Ni,Depth),mean,na.rm=T))

BmodCN = aov(log(CRY_Ni/dw_corr)~log(Mean_TOT_Ni)*Day*Depth*Treat,data=Burn.no0)
shapiro.test(resid(BmodCN)) #OK
summary(BmodCN)
plot(CRY_Ni~Mean_TOT_Ni,data=Burn,log="xy",col=c("blue","red")[Treat])
summary(lm(log(CRY_Ni/dw_corr)~log(Mean_TOT_Ni)*Depth,data=Burn.no0))
with(Burn,tapply(CRY_Ni/dw_corr,list(Nom_Ni,Depth),mean,na.rm=T))/with(Burn,tapply(Mean_TOT_Ni,list(Nom_Ni,Depth),mean,na.rm=T))
## ---- chunk 31
#Sediment chemistry
Znchem <- read.csv(file="Zn_sedchem.csv")
Znchem$Day = factor(Znchem$Day)
Znchem$CRY_Zn = Znchem$DITH_Zn-Znchem$ASC_Zn
Znchem$CRY_Fe = Znchem$DITH_Fe-Znchem$ASC_Fe
RFchem <- subset(Znchem,Treat=="F")
RSchem <- subset(Znchem,Treat=="S")
Znchem.no0 <- subset(Znchem,Nom_Zn>40)
## ---- chunk 32
plot(H2O_Zn~Mean_TOT_Zn,data=Znchem,log="xy")
H2OZn <- aov(log(H2O_Zn)~log(Mean_TOT_Zn)*Treat*Day,data=Znchem)
shapiro.test(resid(H2OZn)) # p = 0.01 (OK)
summary(H2OZn)
boxplot(H2O_Zn~Treat*Day,data=Znchem,log="y")
summary.lm(H2OZn)
with(Znchem,tapply(H2O_Zn,list(Treat,Day),median,na.rm=T))
## ---- chunk 33
pHZn <- aov(Sed_pH~log(Mean_TOT_Zn)*Depth*Treat,data=Znchem)
shapiro.test(resid(pHZn)) #OK
summary(pHZn)
plot(Sed_pH~Mean_TOT_Zn,data=Znchem,log="x")
boxplot(Sed_pH~Depth*Treat,data=Znchem)
TukeyHSD(pHZn,which="Depth:Treat")
summary(Znchem$Sed_pH)
## ---- chunk 34
AVSZn <- aov(AVS/dw_corr~log(Mean_TOT_Zn)*Treat*Depth*Day,data=Znchem)
shapiro.test(resid(AVSZn)) #OK
summary(AVSZn)
summary(lm(AVS/dw_corr~log10(Mean_TOT_Zn),data=Znchem))
with(Znchem,tapply(AVS/dw_corr,list(Treat,Nom_Zn),mean))
## ---- chunk 35
FeZn <- aov(TOT_Fe~Treat*Day*Depth,data=Znchem)
shapiro.test(resid(FeZn)) #OK
summary(FeZn)
boxplot(TOT_Fe~Treat,data=Znchem)
with(Znchem,tapply(TOT_Fe,Treat,sd))
## ---- chunk 36
AscFeZn <- aov(ASC_Fe/dw_corr~Treat*Day*Depth,data=Znchem)
shapiro.test(resid(AscFeZn)) #OK
summary(AscFeZn)
boxplot(ASC_Fe/dw_corr~Day,data=Znchem)
with(Znchem,tapply(ASC_Fe/dw_corr,Day,mean))/(with(Znchem,tapply(TOT_Fe,Day,mean))*1000)
## ---- chunk 37
CryFeZn <- aov(log(CRY_Fe/dw_corr)~Treat*Day*Depth,data=Znchem)
  #Transformed because variance were unequal
shapiro.test(resid(CryFeZn)) #OK
summary(CryFeZn)
boxplot(CRY_Fe/dw_corr~Treat,data=Znchem,log="y")
with(Znchem,tapply(CRY_Fe/dw_corr,Treat,mean,na.rm=T))/(with(Znchem,tapply(TOT_Fe,Treat,mean))*1000)
mean(with(Znchem,CRY_Fe/dw_corr/(TOT_Fe*1000)),na.rm=T)
## ---- chunk 38
MnZn <- aov(TOT_Mn~Treat*Day*Depth,data=Znchem)
shapiro.test(resid(MnZn)) #OK
summary(MnZn)
boxplot(TOT_Mn~Treat,data=Znchem)
with(Znchem,tapply(TOT_Mn,Treat,mean))
sd(Znchem$TOT_Mn)
## ---- chunk 39
MnOxZn <- aov(DITH_Mn/dw_corr~Treat*Depth*Day,data=Znchem)
shapiro.test(resid(MnOxZn)) #OK
summary(MnOxZn)
boxplot(DITH_Mn/dw_corr~Treat,data=Znchem) #F < S
with(Znchem,tapply(DITH_Mn/dw_corr,Treat,sd,na.rm=T))
with(Znchem,tapply(DITH_Mn/dw_corr,Treat,mean,na.rm=T))/with(Znchem,tapply(TOT_Mn,Treat,mean))
## ---- chunk 40
modTZn = aov(log(TOT_Zn)~Day*Treat*Depth+log(Nom_Zn),data=Znchem)
summary(modTZn)
summary(lm(log(TOT_Zn)~log(Nom_Zn)+Treat,data=Znchem))
shapiro.test(resid(modTZn)) #OK
## ---- chunk 41
PoreZn <- aov(log(Pore_Zn)~log(Mean_TOT_Zn)*Treat,data=Znchem)
shapiro.test(resid(PoreZn)) #OK
summary(PoreZn)
summary(lm(log(Pore_Zn)~log(Mean_TOT_Zn),data=Znchem))
plot(Pore_Zn~Mean_TOT_Zn,data=Znchem,log="xy",col=c("blue","red")[Treat])
log10(with(Znchem,tapply(Mean_TOT_Zn,Treat,mean,na.rm=T))/with(Znchem,tapply(Pore_Zn,Treat,mean,na.rm=T))*1000)
mean(log10(with(RSchem,Mean_TOT_Zn/Pore_Zn*1000)),na.rm=T)
## ---- chunk 42
SEMZn <- aov(log(SEM_Zn)~log(Mean_TOT_Zn)*Treat*Depth*Day,data=Znchem)
shapiro.test(resid(SEMZn)) #OK
summary(SEMZn)
plot(log(SEM_Zn)~log(Mean_TOT_Zn),data=Znchem,col=c("royalblue3","orangered3")[Treat],pch=as.numeric(Depth))
summary(lm(log(SEM_Zn)~log(Mean_TOT_Zn)*Treat*Depth,data=Znchem))
with(Znchem,tapply(SEM_Zn/dw_corr,list(Nom_Zn,Depth,Treat),mean,na.rm=T))/65.39
## ---- chunk 43
AscZn <- aov(log(ASC_Zn/dw_corr)~log(Mean_TOT_Zn)*Treat*Depth*Day,data=Znchem.no0)
shapiro.test(resid(AscZn)) #OK
summary(AscZn)
summary(lm(log(ASC_Zn/dw_corr)~log(Mean_TOT_Zn),data=Znchem.no0))
plot(ASC_Zn/dw_corr~Mean_TOT_Zn,data=Znchem.no0,log="xy")
with(Znchem,tapply(ASC_Zn/dw_corr,list(Treat,Nom_Zn),mean,na.rm=T))/with(Znchem,tapply(Mean_TOT_Zn,list(Treat,Nom_Zn),mean,na.rm=T))
mean(with(Znchem.no0,(ASC_Zn/dw_corr)/Mean_TOT_Zn))
## ---- chunk 44
CryZn <- aov(log(CRY_Zn/dw_corr)~log(Mean_TOT_Zn)*Treat*Depth*Day,data=Znchem.no0)
shapiro.test(resid(CryZn)) #OK
summary(CryZn)
summary(lm(log(CRY_Zn/dw_corr)~log(Mean_TOT_Zn),data=Znchem.no0))
plot(CRY_Zn~Mean_TOT_Zn,data=Znchem.no0,col=c("blue","red")[Treat],log="xy")
1/exp(0.1423) #fresh spike = 87% of flume aged (15% more in flume aged)
with(Znchem,tapply(CRY_Zn/dw_corr,list(Treat,Nom_Zn),mean,na.rm=T))/with(Znchem,tapply(Mean_TOT_Zn,list(Treat,Nom_Zn),mean,na.rm=T))
sd(with(Znchem.no0,(CRY_Zn/dw_corr)/Mean_TOT_Zn))
